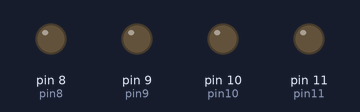
Recording of a sketch running on a simulated Arduino Uno, built with avr-gcc and run on an emulated ATmega328P. On the bench: output pins drawn as LEDs (lit = HIGH).

Above: at 0.2 s.
At 1.7 s:
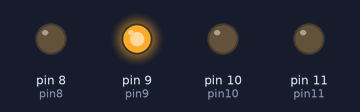
At 2.7 s:
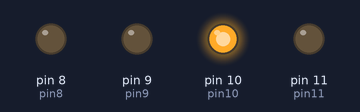
At 3.7 s:
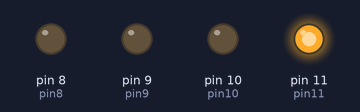
At 4.7 s:
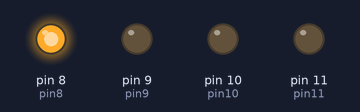
Timing chart, 0 to 5.2 s (numbered marks = the images above):
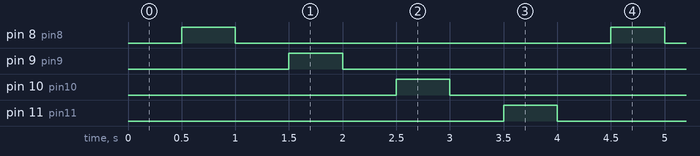

The sketch:

Exercicio4Leds.ino
```cpp
byte pin8 = 8;
byte pin9 = 9;
byte pin10 = 10;
byte pin11 = 11;


void setup() {
  pinMode(pin8, OUTPUT);
  pinMode(pin9, OUTPUT);
  pinMode(pin10, OUTPUT);
  pinMode(pin11, OUTPUT);
}

void loop() {
  delay(500);
  digitalWrite(pin8,HIGH);
  delay(500);
  digitalWrite(pin8,LOW);
  delay(500);
  digitalWrite(pin9,HIGH);
  delay(500);
  digitalWrite(pin9,LOW);
  delay(500);
  digitalWrite(pin10,HIGH);
  delay(500);
  digitalWrite(pin10,LOW);
  delay(500);
  digitalWrite(pin11,HIGH);
  delay(500);
  digitalWrite(pin11,LOW);


}
```

Measured:
- by itself, pin 8 (pin8), pin 9 (pin9), pin 10 (pin10), pin 11 (pin11): alternates HIGH for 0.50 s and LOW for 3.5 s
- by itself, everything shown: repeats every 4.0 s, in 8 steps
